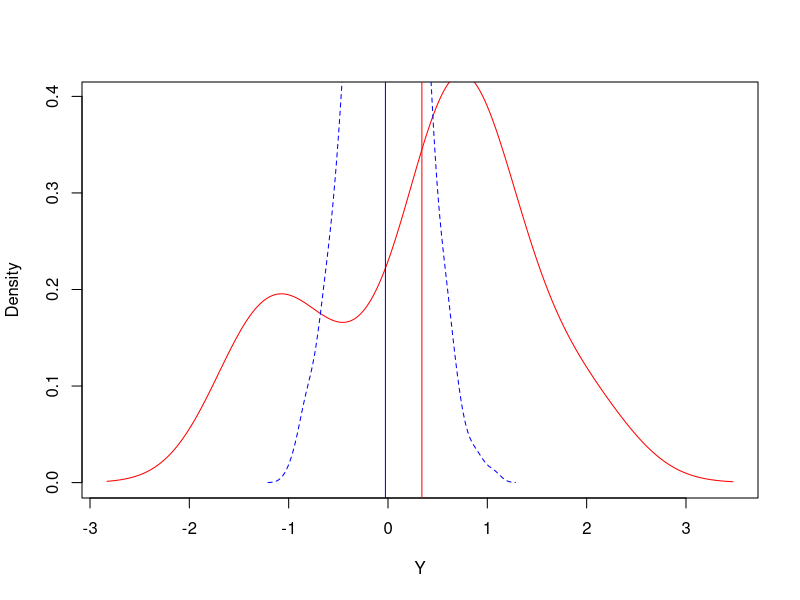

The R script that drew this image: (Note: this script raises an error after producing the figure.)
#monte carlo
n  = 10
Y  = rnorm(n)

plot(density(Y)$x,density(Y)$y,
     type='l',col='red',
     ylim=c(0,dnorm(0)),
     xlab='Y',ylab='Density')
abline(v=mean(Y),col='red')
yGrid = seq(min(Y),max(Y),length=1000)


nSamples = 1000
YmeanVec = rep(0,nSamples)
for(iter in 1:nSamples){
  Y = rnorm(n)
  YmeanVec[iter] = mean(Y)
}

lines(density(YmeanVec)$x,density(YmeanVec)$y,
      col='blue',lty=2)
abline(v=mean(YmeanVec),col='blue')
lines(yGrid,dnorm(yGrid,mean=mu,sd=1/sqrt(n)),col='black',lty=2)
